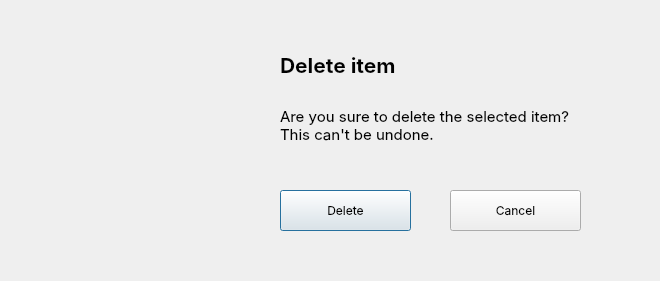
<?xml version="1.0" encoding="UTF-8"?>
<ui version="4.0">
 <class>Dialog</class>
 <widget class="QDialog" name="Dialog">
  <property name="geometry">
   <rect>
    <x>0</x>
    <y>0</y>
    <width>660</width>
    <height>281</height>
   </rect>
  </property>
  <property name="windowTitle">
   <string>Dialog</string>
  </property>
  <widget class="QLabel" name="label">
   <property name="geometry">
    <rect>
     <x>40</x>
     <y>40</y>
     <width>200</width>
     <height>200</height>
    </rect>
   </property>
   <property name="text">
    <string/>
   </property>
   <property name="pixmap">
    <pixmap>delete_warning.png</pixmap>
   </property>
   <property name="scaledContents">
    <bool>true</bool>
   </property>
  </widget>
  <widget class="QPushButton" name="delete_btn">
   <property name="geometry">
    <rect>
     <x>280</x>
     <y>190</y>
     <width>131</width>
     <height>41</height>
    </rect>
   </property>
   <property name="font">
    <font>
     <family>SF Pro Display</family>
     <pointsize>9</pointsize>
    </font>
   </property>
   <property name="text">
    <string>Delete</string>
   </property>
   <property name="default">
    <bool>false</bool>
   </property>
   <property name="flat">
    <bool>false</bool>
   </property>
  </widget>
  <widget class="QPushButton" name="pushButton_2">
   <property name="geometry">
    <rect>
     <x>450</x>
     <y>190</y>
     <width>131</width>
     <height>41</height>
    </rect>
   </property>
   <property name="font">
    <font>
     <family>SF Pro Display</family>
     <pointsize>9</pointsize>
    </font>
   </property>
   <property name="text">
    <string>Cancel</string>
   </property>
  </widget>
  <widget class="QLabel" name="label_2">
   <property name="geometry">
    <rect>
     <x>280</x>
     <y>30</y>
     <width>391</width>
     <height>71</height>
    </rect>
   </property>
   <property name="font">
    <font>
     <family>SF Pro Display</family>
     <pointsize>16</pointsize>
     <weight>75</weight>
     <bold>true</bold>
    </font>
   </property>
   <property name="text">
    <string>Delete item</string>
   </property>
  </widget>
  <widget class="QLabel" name="label_3">
   <property name="geometry">
    <rect>
     <x>280</x>
     <y>90</y>
     <width>391</width>
     <height>71</height>
    </rect>
   </property>
   <property name="font">
    <font>
     <family>SF Pro Display</family>
     <pointsize>11</pointsize>
     <weight>50</weight>
     <bold>false</bold>
    </font>
   </property>
   <property name="text">
    <string>&lt;html&gt;&lt;head/&gt;&lt;body&gt;&lt;p&gt;Are you sure to delete the selected item?&lt;br/&gt;This can't be undone.&lt;/p&gt;&lt;/body&gt;&lt;/html&gt;</string>
   </property>
  </widget>
 </widget>
 <resources/>
 <connections/>
</ui>
